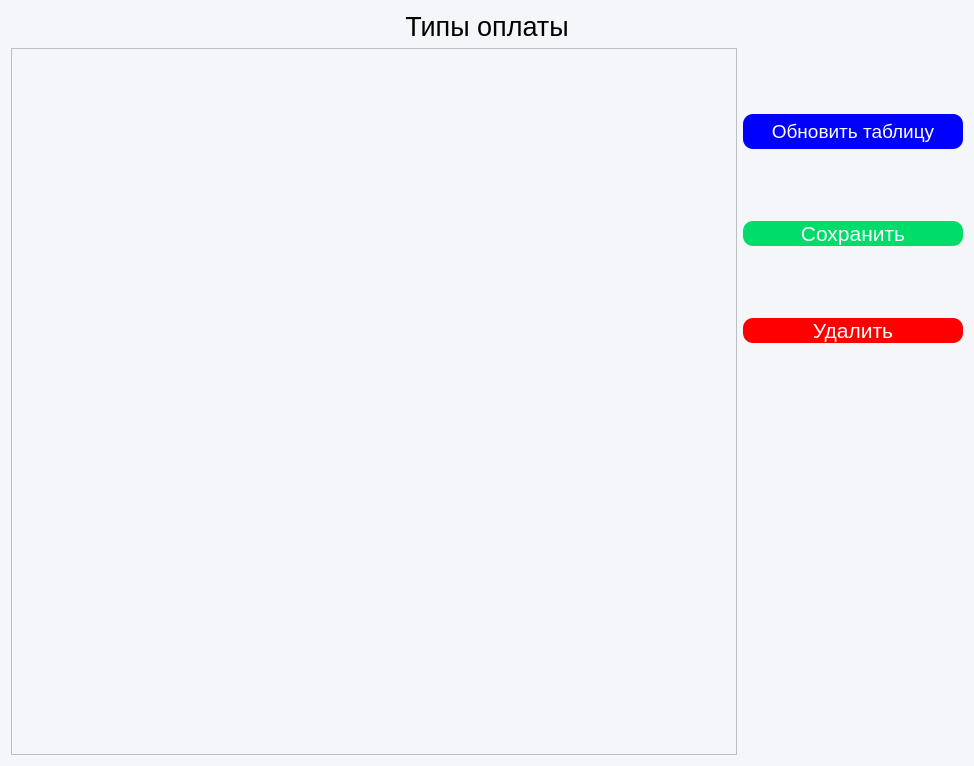
<?xml version="1.0" encoding="UTF-8"?>
<ui version="4.0">
 <class>Form</class>
 <widget class="QWidget" name="Form">
  <property name="geometry">
   <rect>
    <x>0</x>
    <y>0</y>
    <width>974</width>
    <height>766</height>
   </rect>
  </property>
  <property name="windowTitle">
   <string>Form</string>
  </property>
  <property name="styleSheet">
   <string notr="true">background-color: #F5F6FA</string>
  </property>
  <layout class="QGridLayout" name="gridLayout">
   <property name="leftMargin">
    <number>11</number>
   </property>
   <item row="0" column="0" colspan="2">
    <layout class="QHBoxLayout" name="horizontalLayout_2">
     <item>
      <widget class="QLabel" name="label">
       <property name="font">
        <font>
         <pointsize>20</pointsize>
        </font>
       </property>
       <property name="layoutDirection">
        <enum>Qt::LeftToRight</enum>
       </property>
       <property name="text">
        <string>Типы оплаты</string>
       </property>
       <property name="alignment">
        <set>Qt::AlignCenter</set>
       </property>
      </widget>
     </item>
    </layout>
   </item>
   <item row="1" column="0">
    <layout class="QVBoxLayout" name="verticalLayout">
     <item>
      <widget class="QTableView" name="tableView"/>
     </item>
    </layout>
   </item>
   <item row="1" column="1">
    <layout class="QVBoxLayout" name="verticalLayout_2">
     <property name="bottomMargin">
      <number>50</number>
     </property>
     <item>
      <widget class="QPushButton" name="refresh_btn">
       <property name="minimumSize">
        <size>
         <width>220</width>
         <height>35</height>
        </size>
       </property>
       <property name="palette">
        <palette>
         <active>
          <colorrole role="WindowText">
           <brush brushstyle="SolidPattern">
            <color alpha="255">
             <red>255</red>
             <green>255</green>
             <blue>255</blue>
            </color>
           </brush>
          </colorrole>
          <colorrole role="Button">
           <brush brushstyle="SolidPattern">
            <color alpha="255">
             <red>0</red>
             <green>0</green>
             <blue>255</blue>
            </color>
           </brush>
          </colorrole>
          <colorrole role="Text">
           <brush brushstyle="SolidPattern">
            <color alpha="255">
             <red>255</red>
             <green>255</green>
             <blue>255</blue>
            </color>
           </brush>
          </colorrole>
          <colorrole role="ButtonText">
           <brush brushstyle="SolidPattern">
            <color alpha="255">
             <red>255</red>
             <green>255</green>
             <blue>255</blue>
            </color>
           </brush>
          </colorrole>
          <colorrole role="Base">
           <brush brushstyle="SolidPattern">
            <color alpha="255">
             <red>0</red>
             <green>0</green>
             <blue>255</blue>
            </color>
           </brush>
          </colorrole>
          <colorrole role="Window">
           <brush brushstyle="SolidPattern">
            <color alpha="255">
             <red>0</red>
             <green>0</green>
             <blue>255</blue>
            </color>
           </brush>
          </colorrole>
         </active>
         <inactive>
          <colorrole role="WindowText">
           <brush brushstyle="SolidPattern">
            <color alpha="255">
             <red>255</red>
             <green>255</green>
             <blue>255</blue>
            </color>
           </brush>
          </colorrole>
          <colorrole role="Button">
           <brush brushstyle="SolidPattern">
            <color alpha="255">
             <red>0</red>
             <green>0</green>
             <blue>255</blue>
            </color>
           </brush>
          </colorrole>
          <colorrole role="Text">
           <brush brushstyle="SolidPattern">
            <color alpha="255">
             <red>255</red>
             <green>255</green>
             <blue>255</blue>
            </color>
           </brush>
          </colorrole>
          <colorrole role="ButtonText">
           <brush brushstyle="SolidPattern">
            <color alpha="255">
             <red>255</red>
             <green>255</green>
             <blue>255</blue>
            </color>
           </brush>
          </colorrole>
          <colorrole role="Base">
           <brush brushstyle="SolidPattern">
            <color alpha="255">
             <red>0</red>
             <green>0</green>
             <blue>255</blue>
            </color>
           </brush>
          </colorrole>
          <colorrole role="Window">
           <brush brushstyle="SolidPattern">
            <color alpha="255">
             <red>0</red>
             <green>0</green>
             <blue>255</blue>
            </color>
           </brush>
          </colorrole>
         </inactive>
         <disabled>
          <colorrole role="WindowText">
           <brush brushstyle="SolidPattern">
            <color alpha="255">
             <red>255</red>
             <green>255</green>
             <blue>255</blue>
            </color>
           </brush>
          </colorrole>
          <colorrole role="Button">
           <brush brushstyle="SolidPattern">
            <color alpha="255">
             <red>0</red>
             <green>0</green>
             <blue>255</blue>
            </color>
           </brush>
          </colorrole>
          <colorrole role="Text">
           <brush brushstyle="SolidPattern">
            <color alpha="255">
             <red>255</red>
             <green>255</green>
             <blue>255</blue>
            </color>
           </brush>
          </colorrole>
          <colorrole role="ButtonText">
           <brush brushstyle="SolidPattern">
            <color alpha="255">
             <red>255</red>
             <green>255</green>
             <blue>255</blue>
            </color>
           </brush>
          </colorrole>
          <colorrole role="Base">
           <brush brushstyle="SolidPattern">
            <color alpha="255">
             <red>0</red>
             <green>0</green>
             <blue>255</blue>
            </color>
           </brush>
          </colorrole>
          <colorrole role="Window">
           <brush brushstyle="SolidPattern">
            <color alpha="255">
             <red>0</red>
             <green>0</green>
             <blue>255</blue>
            </color>
           </brush>
          </colorrole>
         </disabled>
        </palette>
       </property>
       <property name="font">
        <font>
         <pointsize>14</pointsize>
        </font>
       </property>
       <property name="styleSheet">
        <string notr="true">#refresh_btn {
   background-color:rgb(0, 0, 255); /* Цвет фона кнопки */
    border-radius: 10px; /* Устанавливаем радиус закругления углов */
    color: white; /* Цвет текста кнопки */
}
#refresh_btn:hover {
                background-color: rgb(0, 0, 158)
}

</string>
       </property>
       <property name="text">
        <string>Обновить таблицу</string>
       </property>
      </widget>
     </item>
     <item>
      <widget class="QPushButton" name="save_btn">
       <property name="palette">
        <palette>
         <active>
          <colorrole role="WindowText">
           <brush brushstyle="SolidPattern">
            <color alpha="255">
             <red>255</red>
             <green>255</green>
             <blue>255</blue>
            </color>
           </brush>
          </colorrole>
          <colorrole role="Button">
           <brush brushstyle="SolidPattern">
            <color alpha="255">
             <red>0</red>
             <green>220</green>
             <blue>106</blue>
            </color>
           </brush>
          </colorrole>
          <colorrole role="Text">
           <brush brushstyle="SolidPattern">
            <color alpha="255">
             <red>255</red>
             <green>255</green>
             <blue>255</blue>
            </color>
           </brush>
          </colorrole>
          <colorrole role="ButtonText">
           <brush brushstyle="SolidPattern">
            <color alpha="255">
             <red>255</red>
             <green>255</green>
             <blue>255</blue>
            </color>
           </brush>
          </colorrole>
          <colorrole role="Base">
           <brush brushstyle="SolidPattern">
            <color alpha="255">
             <red>0</red>
             <green>220</green>
             <blue>106</blue>
            </color>
           </brush>
          </colorrole>
          <colorrole role="Window">
           <brush brushstyle="SolidPattern">
            <color alpha="255">
             <red>0</red>
             <green>220</green>
             <blue>106</blue>
            </color>
           </brush>
          </colorrole>
         </active>
         <inactive>
          <colorrole role="WindowText">
           <brush brushstyle="SolidPattern">
            <color alpha="255">
             <red>255</red>
             <green>255</green>
             <blue>255</blue>
            </color>
           </brush>
          </colorrole>
          <colorrole role="Button">
           <brush brushstyle="SolidPattern">
            <color alpha="255">
             <red>0</red>
             <green>220</green>
             <blue>106</blue>
            </color>
           </brush>
          </colorrole>
          <colorrole role="Text">
           <brush brushstyle="SolidPattern">
            <color alpha="255">
             <red>255</red>
             <green>255</green>
             <blue>255</blue>
            </color>
           </brush>
          </colorrole>
          <colorrole role="ButtonText">
           <brush brushstyle="SolidPattern">
            <color alpha="255">
             <red>255</red>
             <green>255</green>
             <blue>255</blue>
            </color>
           </brush>
          </colorrole>
          <colorrole role="Base">
           <brush brushstyle="SolidPattern">
            <color alpha="255">
             <red>0</red>
             <green>220</green>
             <blue>106</blue>
            </color>
           </brush>
          </colorrole>
          <colorrole role="Window">
           <brush brushstyle="SolidPattern">
            <color alpha="255">
             <red>0</red>
             <green>220</green>
             <blue>106</blue>
            </color>
           </brush>
          </colorrole>
         </inactive>
         <disabled>
          <colorrole role="WindowText">
           <brush brushstyle="SolidPattern">
            <color alpha="255">
             <red>255</red>
             <green>255</green>
             <blue>255</blue>
            </color>
           </brush>
          </colorrole>
          <colorrole role="Button">
           <brush brushstyle="SolidPattern">
            <color alpha="255">
             <red>0</red>
             <green>220</green>
             <blue>106</blue>
            </color>
           </brush>
          </colorrole>
          <colorrole role="Text">
           <brush brushstyle="SolidPattern">
            <color alpha="255">
             <red>255</red>
             <green>255</green>
             <blue>255</blue>
            </color>
           </brush>
          </colorrole>
          <colorrole role="ButtonText">
           <brush brushstyle="SolidPattern">
            <color alpha="255">
             <red>255</red>
             <green>255</green>
             <blue>255</blue>
            </color>
           </brush>
          </colorrole>
          <colorrole role="Base">
           <brush brushstyle="SolidPattern">
            <color alpha="255">
             <red>0</red>
             <green>220</green>
             <blue>106</blue>
            </color>
           </brush>
          </colorrole>
          <colorrole role="Window">
           <brush brushstyle="SolidPattern">
            <color alpha="255">
             <red>0</red>
             <green>220</green>
             <blue>106</blue>
            </color>
           </brush>
          </colorrole>
         </disabled>
        </palette>
       </property>
       <property name="font">
        <font>
         <pointsize>16</pointsize>
        </font>
       </property>
       <property name="styleSheet">
        <string notr="true">#save_btn {
   background-color:rgb(0, 220, 106); /* Цвет фона кнопки */
    border-radius: 10px; /* Устанавливаем радиус закругления углов */
    color: white; /* Цвет текста кнопки */
}
#save_btn:hover {
                background-color:rgb(0, 152, 0)
}
#save_btn:pressed {
	background-color: rgb(0, 132, 0)
}



</string>
       </property>
       <property name="text">
        <string>Сохранить</string>
       </property>
      </widget>
     </item>
     <item>
      <widget class="QPushButton" name="delete_btn">
       <property name="palette">
        <palette>
         <active>
          <colorrole role="WindowText">
           <brush brushstyle="SolidPattern">
            <color alpha="255">
             <red>255</red>
             <green>255</green>
             <blue>255</blue>
            </color>
           </brush>
          </colorrole>
          <colorrole role="Button">
           <brush brushstyle="SolidPattern">
            <color alpha="255">
             <red>255</red>
             <green>0</green>
             <blue>0</blue>
            </color>
           </brush>
          </colorrole>
          <colorrole role="Text">
           <brush brushstyle="SolidPattern">
            <color alpha="255">
             <red>255</red>
             <green>255</green>
             <blue>255</blue>
            </color>
           </brush>
          </colorrole>
          <colorrole role="ButtonText">
           <brush brushstyle="SolidPattern">
            <color alpha="255">
             <red>255</red>
             <green>255</green>
             <blue>255</blue>
            </color>
           </brush>
          </colorrole>
          <colorrole role="Base">
           <brush brushstyle="SolidPattern">
            <color alpha="255">
             <red>255</red>
             <green>0</green>
             <blue>0</blue>
            </color>
           </brush>
          </colorrole>
          <colorrole role="Window">
           <brush brushstyle="SolidPattern">
            <color alpha="255">
             <red>255</red>
             <green>0</green>
             <blue>0</blue>
            </color>
           </brush>
          </colorrole>
         </active>
         <inactive>
          <colorrole role="WindowText">
           <brush brushstyle="SolidPattern">
            <color alpha="255">
             <red>255</red>
             <green>255</green>
             <blue>255</blue>
            </color>
           </brush>
          </colorrole>
          <colorrole role="Button">
           <brush brushstyle="SolidPattern">
            <color alpha="255">
             <red>255</red>
             <green>0</green>
             <blue>0</blue>
            </color>
           </brush>
          </colorrole>
          <colorrole role="Text">
           <brush brushstyle="SolidPattern">
            <color alpha="255">
             <red>255</red>
             <green>255</green>
             <blue>255</blue>
            </color>
           </brush>
          </colorrole>
          <colorrole role="ButtonText">
           <brush brushstyle="SolidPattern">
            <color alpha="255">
             <red>255</red>
             <green>255</green>
             <blue>255</blue>
            </color>
           </brush>
          </colorrole>
          <colorrole role="Base">
           <brush brushstyle="SolidPattern">
            <color alpha="255">
             <red>255</red>
             <green>0</green>
             <blue>0</blue>
            </color>
           </brush>
          </colorrole>
          <colorrole role="Window">
           <brush brushstyle="SolidPattern">
            <color alpha="255">
             <red>255</red>
             <green>0</green>
             <blue>0</blue>
            </color>
           </brush>
          </colorrole>
         </inactive>
         <disabled>
          <colorrole role="WindowText">
           <brush brushstyle="SolidPattern">
            <color alpha="255">
             <red>255</red>
             <green>255</green>
             <blue>255</blue>
            </color>
           </brush>
          </colorrole>
          <colorrole role="Button">
           <brush brushstyle="SolidPattern">
            <color alpha="255">
             <red>255</red>
             <green>0</green>
             <blue>0</blue>
            </color>
           </brush>
          </colorrole>
          <colorrole role="Text">
           <brush brushstyle="SolidPattern">
            <color alpha="255">
             <red>255</red>
             <green>255</green>
             <blue>255</blue>
            </color>
           </brush>
          </colorrole>
          <colorrole role="ButtonText">
           <brush brushstyle="SolidPattern">
            <color alpha="255">
             <red>255</red>
             <green>255</green>
             <blue>255</blue>
            </color>
           </brush>
          </colorrole>
          <colorrole role="Base">
           <brush brushstyle="SolidPattern">
            <color alpha="255">
             <red>255</red>
             <green>0</green>
             <blue>0</blue>
            </color>
           </brush>
          </colorrole>
          <colorrole role="Window">
           <brush brushstyle="SolidPattern">
            <color alpha="255">
             <red>255</red>
             <green>0</green>
             <blue>0</blue>
            </color>
           </brush>
          </colorrole>
         </disabled>
        </palette>
       </property>
       <property name="font">
        <font>
         <pointsize>16</pointsize>
        </font>
       </property>
       <property name="styleSheet">
        <string notr="true">#delete_btn {
   background-color: rgb(255, 0, 0); /* Цвет фона кнопки */
    border-radius: 10px; /* Устанавливаем радиус закругления углов */
    color: white; /* Цвет текста кнопки */
}
#delete_btn:hover {
                background-color: rgb(200, 0, 0)
}


</string>
       </property>
       <property name="text">
        <string>Удалить</string>
       </property>
      </widget>
     </item>
     <item>
      <widget class="QLabel" name="error_label">
       <property name="minimumSize">
        <size>
         <width>35</width>
         <height>220</height>
        </size>
       </property>
       <property name="maximumSize">
        <size>
         <width>16777215</width>
         <height>22</height>
        </size>
       </property>
       <property name="font">
        <font>
         <pointsize>10</pointsize>
        </font>
       </property>
       <property name="styleSheet">
        <string notr="true">color: rgb(255, 0, 0)</string>
       </property>
       <property name="text">
        <string/>
       </property>
       <property name="alignment">
        <set>Qt::AlignCenter</set>
       </property>
       <property name="wordWrap">
        <bool>true</bool>
       </property>
      </widget>
     </item>
    </layout>
   </item>
  </layout>
 </widget>
 <resources/>
 <connections/>
</ui>
